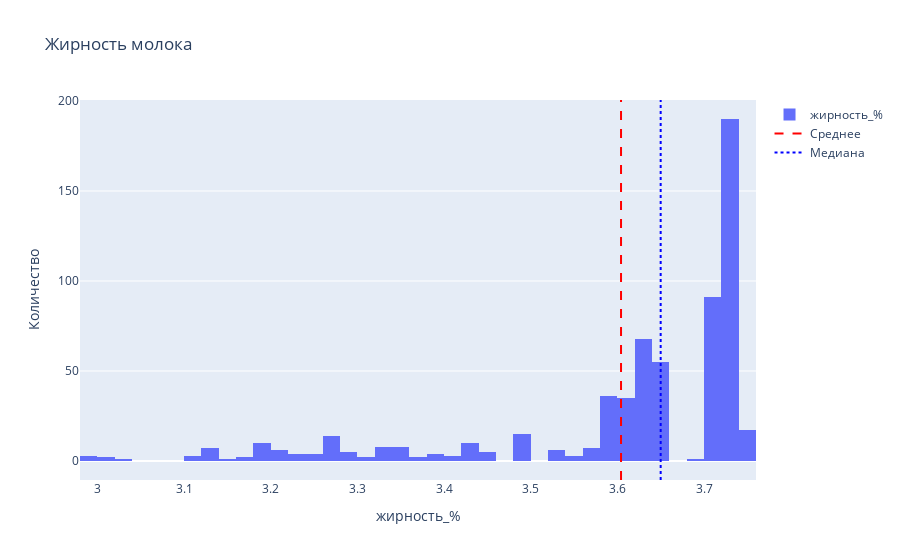

The cell this chart's notebook holds for it:
### Markdown cell above
Оптимальным сахаропротеиновым соотношением в рационах жвачных животных является 0,8–1,2:1, то есть на каждые 100 г переваримого протеина приходится от 80 до 120 г сахара. C этим показателем все в норме.

### Code cell
plot_histogram(main, 'жирность_%', 'Жирность молока', nbins=40)

### Figure 1 — Plotly figure (JSON) as saved in the notebook; plotly's stock layout.template omitted (floating-point values rounded to 4 significant figures; data arrays with more than 128 entries replaced by an {"elided": "..."} marker saying what was removed)
{"data": [{"name": "жирность_%", "nbinsx": 40, "type": "histogram", "x": {"elided": "628 float values"}}, {"line": {"color": "red", "dash": "dash", "width": 2}, "mode": "lines", "name": "Среднее", "type": "scatter", "x": [3.604], "y": [0]}, {"line": {"color": "blue", "dash": "dot", "width": 2}, "mode": "lines", "name": "Медиана", "type": "scatter", "x": [3.65], "y": [0]}], "layout": {"shapes": [{"line": {"color": "red", "dash": "dash", "width": 2}, "name": "Среднее", "type": "line", "x0": 3.604, "x1": 3.604, "xref": "x", "y0": 0, "y1": 1, "yref": "paper"}, {"line": {"color": "blue", "dash": "dot", "width": 2}, "name": "Медиана", "type": "line", "x0": 3.65, "x1": 3.65, "xref": "x", "y0": 0, "y1": 1, "yref": "paper"}], "showlegend": true, "title": {"text": "Жирность молока"}, "xaxis": {"title": {"text": "жирность_%"}}, "yaxis": {"title": {"text": "Количество"}}}}
